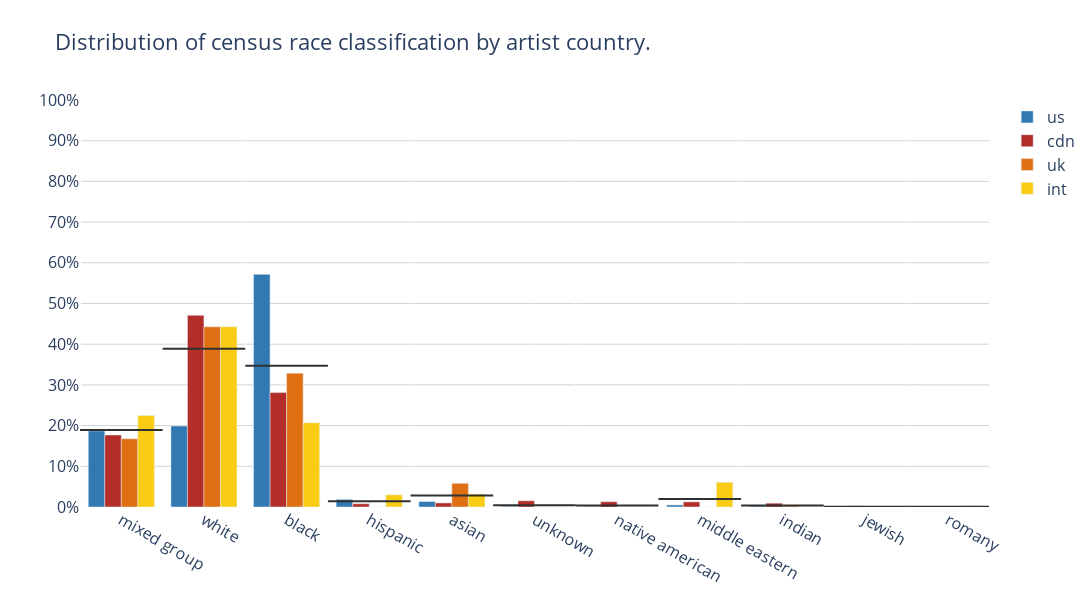

Notebook cell for this chart:
### Code cell
chart_categorical_comparison(
                                        categories = df['census_race_classification'], 
                                        compare_by = df['artist_country'], 
                                        comparison_filter=['us','cdn','uk','int'], 
                                        color_dict=COLOR_DICT )

### Figure 1 — Plotly figure (JSON) as saved in the notebook; plotly's stock layout.template omitted (floating-point values rounded to 4 significant figures)
{"data": [{"marker": {"color": "#3279B3"}, "name": "us", "type": "bar", "x": ["mixed group", "white", "black", "hispanic", "asian", "unknown", "native american", "middle eastern", "indian", "jewish", "romany"], "y": [0.187, 0.199, 0.5716, 0.01865, 0.01347, 0.001902, 0.001109, 0.005018, 0.002324, 0, 0]}, {"marker": {"color": "#B32E29"}, "name": "cdn", "type": "bar", "x": ["mixed group", "white", "black", "hispanic", "asian", "unknown", "native american", "middle eastern", "indian", "jewish", "romany"], "y": [0.1769, 0.4711, 0.2812, 0.007903, 0.01, 0.01525, 0.01301, 0.01259, 0.009371, 0.002658, 0]}, {"marker": {"color": "#DE7012"}, "name": "uk", "type": "bar", "x": ["mixed group", "white", "black", "hispanic", "asian", "unknown", "native american", "middle eastern", "indian", "jewish", "romany"], "y": [0.1675, 0.4427, 0.3289, 0, 0.0582, 0, 0, 0, 0.002646, 0, 0]}, {"marker": {"color": "#FACD14"}, "name": "int", "type": "bar", "x": ["mixed group", "white", "black", "hispanic", "asian", "unknown", "native american", "middle eastern", "indian", "jewish", "romany"], "y": [0.225, 0.4428, 0.2069, 0.02995, 0.03176, 0, 0, 0.0608, 0, 0, 0.002722]}, {"marker": {"color": "#303030"}, "mode": "lines", "name": "mixed group_average", "showlegend": false, "type": "scatter", "x": [0, 1], "xaxis": "x2", "y": [0.1891, 0.1891]}, {"marker": {"color": "#303030"}, "mode": "lines", "name": "white_average", "showlegend": false, "type": "scatter", "x": [1, 2], "xaxis": "x2", "y": [0.3889, 0.3889]}, {"marker": {"color": "#303030"}, "mode": "lines", "name": "black_average", "showlegend": false, "type": "scatter", "x": [2, 3], "xaxis": "x2", "y": [0.3472, 0.3472]}, {"marker": {"color": "#303030"}, "mode": "lines", "name": "hispanic_average", "showlegend": false, "type": "scatter", "x": [3, 4], "xaxis": "x2", "y": [0.01412, 0.01412]}, {"marker": {"color": "#303030"}, "mode": "lines", "name": "asian_average", "showlegend": false, "type": "scatter", "x": [4, 5], "xaxis": "x2", "y": [0.02836, 0.02836]}, {"marker": {"color": "#303030"}, "mode": "lines", "name": "unknown_average", "showlegend": false, "type": "scatter", "x": [5, 6], "xaxis": "x2", "y": [0.004287, 0.004287]}, {"marker": {"color": "#303030"}, "mode": "lines", "name": "native american_average", "showlegend": false, "type": "scatter", "x": [6, 7], "xaxis": "x2", "y": [0.003529, 0.003529]}, {"marker": {"color": "#303030"}, "mode": "lines", "name": "middle eastern_average", "showlegend": false, "type": "scatter", "x": [7, 8], "xaxis": "x2", "y": [0.0196, 0.0196]}, {"marker": {"color": "#303030"}, "mode": "lines", "name": "indian_average", "showlegend": false, "type": "scatter", "x": [8, 9], "xaxis": "x2", "y": [0.003585, 0.003585]}, {"marker": {"color": "#303030"}, "mode": "lines", "name": "jewish_average", "showlegend": false, "type": "scatter", "x": [9, 10], "xaxis": "x2", "y": [0.0006644, 0.0006644]}, {"marker": {"color": "#303030"}, "mode": "lines", "name": "romany_average", "showlegend": false, "type": "scatter", "x": [10, 11], "xaxis": "x2", "y": [0.0006806, 0.0006806]}], "layout": {"barmode": "group", "font": {"size": 16}, "height": 600, "plot_bgcolor": "white", "title": {"text": "Distribution of census race classification by artist country."}, "width": 1200, "xaxis2": {"overlaying": "x", "range": [0, 11], "showticklabels": false}, "yaxis": {"dtick": 0.1, "gridcolor": "lightgray", "range": [0, 1], "tickformat": ".0%"}}}
